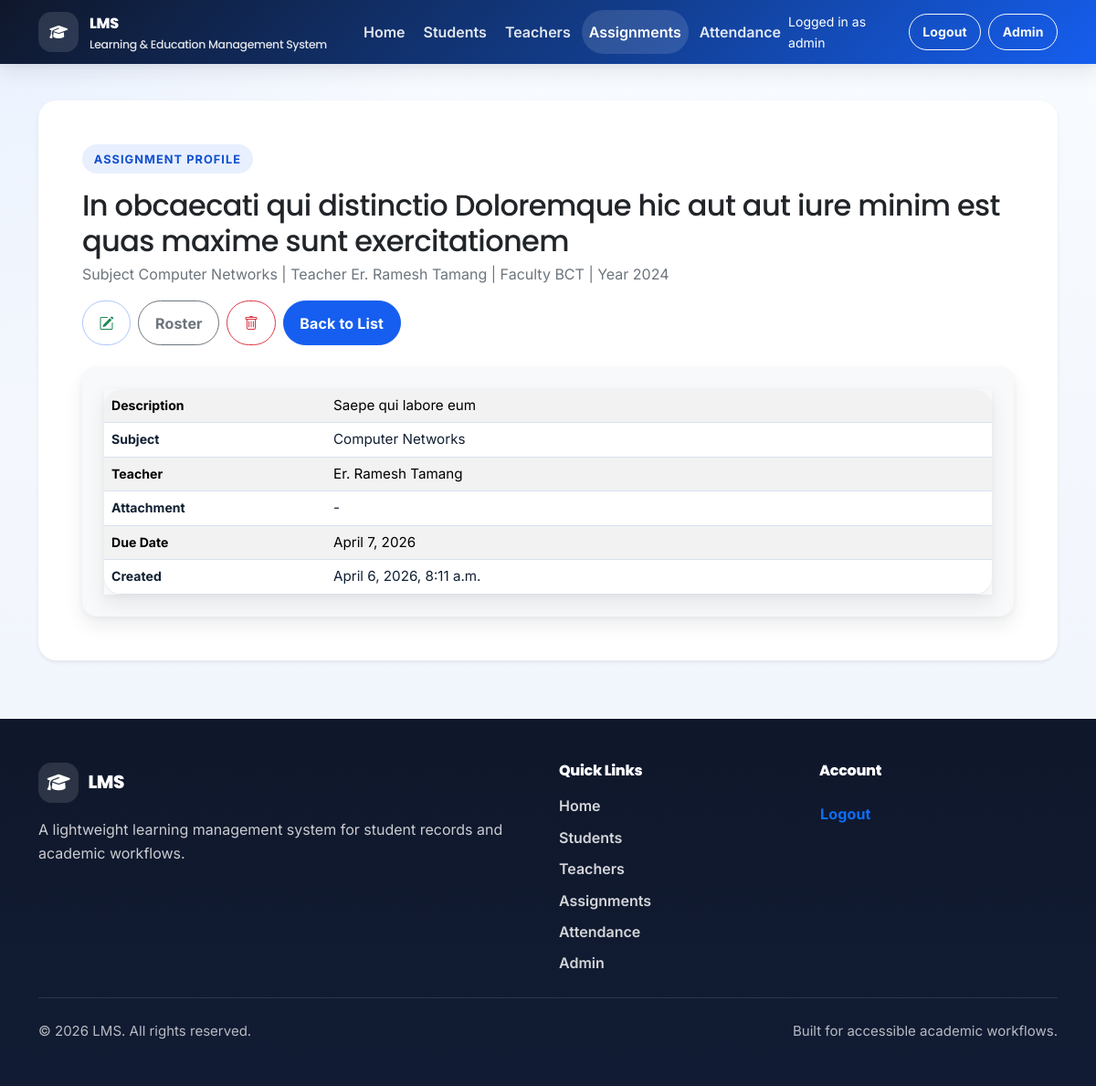
The page /assignments/3/ (signed in) on the database its author committed.
### assignment/models.py (models this page shows, shortened)
class Assignment(models.Model):
    title = models.CharField(max_length=200)
    description = models.TextField(null=True, blank=True, default=None)
    subject = models.ForeignKey(
        Subject,
        on_delete=models.SET_NULL,
        null=True,
        blank=True,
        default=None,
        related_name='assignments',
    )
    faculty = models.ForeignKey(
        Faculty,
        on_delete=models.SET_NULL,
        null=True,
        blank=True,
        default=None,
        related_name='assignments',
    )
    enrollment_batch = models.ForeignKey(
        EnrollmentYear,
        on_delete=models.SET_NULL,
        null=True,
        blank=True,
        default=None,
        related_name='assignments',
    )
    teacher = models.ForeignKey(
        Teacher,
        on_delete=models.SET_NULL,
        null=True,
        blank=True,
        default=None,
        related_name='assignments',
    )
    attachment = models.FileField(upload_to='assignment_files/', null=True, blank=True, default=None)
    due_date = models.DateField(null=True, blank=True, default=None)
    created_at = models.DateTimeField(auto_now_add=True)

### student/models.py (models this page shows)
class Subject(models.Model):
    name = models.CharField(max_length=150, unique=True)
    code = models.CharField(max_length=30, unique=True, null=True, blank=True, default=None)
    def __str__(self):
        return self.name

class Faculty(models.Model):
    name = models.CharField(max_length=150, unique=True)
    objects = FacultyManager()
    def __str__(self):
        return self.name

class EnrollmentYear(models.Model):
    year = models.PositiveIntegerField(unique=True)
    def __str__(self):
        return str(self.year)

### teacher/models.py (models this page shows)
class Teacher(models.Model):
    user = models.OneToOneField(
        User,
        on_delete=models.CASCADE,
        null=True,
        blank=True,
        default=None,
        related_name='teacher_profile',
    )
    name = models.CharField(max_length=100)
    employee_id = models.CharField(
        max_length=20, unique=True, null=True, blank=True, default=None
    )
    department = models.CharField(max_length=150, null=True, blank=True, default=None)
    qualification = models.CharField(max_length=150, null=True, blank=True, default=None)
    experience_years = models.IntegerField(null=True, blank=True, default=None)
    faculties = models.ManyToManyField(
        Faculty,
        blank=True,
        related_name='teachers',
    )
    email = models.EmailField(unique=True, null=True, blank=True, default=None)
    dp = models.ImageField(upload_to='teacher_dp/', null=True, blank=True, default=None)
    address = models.TextField(null=True, blank=True, default=None)
    joining_date = models.DateField(auto_now_add=True)
    is_first_login = models.BooleanField(default=True)
    def __str__(self):
        return self.name

### assignment/views.py (the view, shortened to what this page needs)
# urls.py: path('<int:pk>/', AssignmentDetailView.as_view(), name='assignment-detail'),
class AssignmentDetailView(LoginRequiredMixin, RoleFilteredAssignmentQuerysetMixin, DetailView):
    model = Assignment
    template_name = 'assignment/assignment_detail.html'
    context_object_name = 'assignment'
    def get_queryset(self):
        return self.get_role_filtered_queryset()
    def get_context_data(self, **kwargs):
        context = super().get_context_data(**kwargs)
        student_profile = getattr(self.request.user, 'student_profile', None)
        recipient = None
        context['student_recipient'] = recipient
        return context

### assignment/views.py (called while the page is built, shortened)
    def get_base_queryset(self):
        return Assignment.objects.select_related(
            'subject', 'teacher', 'faculty', 'enrollment_batch'
        ).prefetch_related('recipients__student')

    def get_role_filtered_queryset(self):
        queryset = self.get_base_queryset()
        user = self.request.user
        if user.is_superuser or user.is_staff:
            return queryset

### LMS/templates/assignment/assignment_detail.html (shortened to what this page needs)
{% extends 'base.html' %}
{% block content %}
<section class="container py-4">
	<div class="card shadow-sm border-0 overflow-hidden">
		<div class="card-body p-4 p-lg-5">
			<div class="d-flex flex-wrap justify-content-between align-items-start gap-3 mb-4">
				<div>
					<span class="eyebrow">Assignment profile</span>
					<h1 class="h2 mb-1">{{ assignment.title }}</h1>
					<p class="text-secondary mb-0">Subject {{ assignment.subject|default:"-" }} | Teacher {{ assignment.teacher|default:"-" }} | Faculty {{ assignment.faculty|default:"-" }} | Year {{ assignment.enrollment_batch|default:"-" }}</p>
				</div>
				<div class="d-flex flex-wrap gap-2">
				{% if can_manage_academic_records %}
				<a class="btn btn-outline-primary" href="{% url 'assignment:assignment-update' assignment.pk %}" aria-label="Edit" title="Edit"><i class="bi bi-pencil-square text-success"></i><span class="visually-hidden">Edit</span></a>
				<a class="btn btn-outline-secondary" href="{% url 'assignment:assignment-roster' assignment.pk %}">Roster</a>
				<a class="btn btn-outline-danger" href="{% url 'assignment:assignment-delete' assignment.pk %}" aria-label="Delete" title="Delete"><i class="bi bi-trash text-danger"></i><span class="visually-hidden">Delete</span></a>
				{% endif %}
					<a class="btn btn-primary" href="{% url 'assignment:assignment-list' %}">Back to List</a>
				</div>
			</div>
			<div class="detail-pane bg-light rounded-4 p-4 h-100">
				<div class="table-responsive">
					<table class="table table-compact table-striped mb-0 align-middle">
						<tbody>
							<tr>
								<th scope="row" class="w-25">Description</th>
								<td>{{ assignment.description|default:"-" }}</td>
							</tr>
							<tr>
								<th scope="row">Subject</th>
								<td>{{ assignment.subject|default:"-" }}</td>
							</tr>
							<tr>
								<th scope="row">Teacher</th>
								<td>{{ assignment.teacher|default:"-" }}</td>
							</tr>
							<tr>
								<th scope="row">Attachment</th>
								<td>
									{% if assignment.attachment %}
										<a href="{{ assignment.attachment.url }}" target="_blank" rel="noopener">Download</a>
									{% else %}
										-
									{% endif %}
								</td>
							</tr>
							<tr>
								<th scope="row">Due Date</th>
								<td>{{ assignment.due_date|date:"F j, Y"|default:"-" }}</td>
							</tr>
							<tr>
								<th scope="row">Created</th>
								<td>{{ assignment.created_at|date:"F j, Y, g:i a" }}</td>
							</tr>
						</tbody>
					</table>
				</div>
			</div>
		</div>
	</div>
</section>
{% endblock %}

### LMS/templates/base.html (shortened to what this page needs)
<!DOCTYPE html>
<html lang="en">
<head>
	{% load static %}
	<link href="https://cdn.jsdelivr.net/npm/bootstrap@5.3.7/dist/css/bootstrap.min.css" rel="stylesheet"
>
	<link rel="stylesheet" href="https://cdn.jsdelivr.net/npm/bootstrap-icons@1.11.3/font/bootstrap-icons.min.css">
	<link rel="stylesheet" href="https://cdnjs.cloudflare.com/ajax/libs/font-awesome/6.7.2/css/all.min.css"
 />
	<link rel="stylesheet" href="{% static 'css/styles.css' %}">
	<link rel="stylesheet" href="{% static 'css/lms-overrides.css' %}">
</head>
<body class="d-flex flex-column min-vh-100">
	<header class="site-header">
		<nav class="navbar navbar-expand-lg navbar-dark">
			<div class="container">
				<a class="navbar-brand" href="{% url 'home' %}" aria-label="LMS home">
					<span class="brand-icon" aria-hidden="true"><i class="fa-solid fa-graduation-cap"></i></span>
					<span class="brand-copy">
						<span class="brand-title">LMS</span>
						<span class="brand-subtitle">Learning & Education Management System</span>
					</span>
				</a>
				<div class="collapse navbar-collapse" id="primaryNav">
					{% with current_url_name=request.resolver_match.url_name current_namespace=request.resolver_match.namespace %}
					<ul class="navbar-nav me-auto mb-2 mb-lg-0 gap-lg-1">
						<li class="nav-item">
							<a class="nav-link {% if current_url_name == 'home' and not current_namespace %}active{% endif %}" href="{% url 'home' %}"
								{% if current_url_name == 'home' and not current_namespace %}aria-current="page"{% endif %}>Home</a>
						</li>
						<li class="nav-item">
							<a class="nav-link {% if current_namespace == 'student' %}active{% endif %}"
								href="{% url 'student:student-list' %}"
								{% if current_namespace == 'student' %}aria-current="page"{% endif %}>Students</a>
						</li>
						<li class="nav-item">
							<a class="nav-link {% if current_namespace == 'teacher' %}active{% endif %}"
								href="{% url 'teacher:teacher-list' %}"
								{% if current_namespace == 'teacher' %}aria-current="page"{% endif %}>Teachers</a>
						</li>
						<li class="nav-item">
							<a class="nav-link {% if current_namespace == 'assignment' %}active{% endif %}"
								href="{% url 'assignment:assignment-list' %}"
								{% if current_namespace == 'assignment' %}aria-current="page"{% endif %}>Assignments</a>
						</li>
						<li class="nav-item">
							<a class="nav-link {% if current_namespace == 'attendance' %}active{% endif %}"
								href="{% url 'attendance:attendance-list' %}"
								{% if current_namespace == 'attendance' %}aria-current="page"{% endif %}>Attendance</a>
						</li>
					</ul>
					{% endwith %}
					<ul class="navbar-nav ms-auto align-items-lg-center gap-lg-2">
						{% if request.user.is_authenticated %}
						<li class="nav-item text-white small me-lg-2">
							Logged in as {{ current_user_display_name }}
						</li>
						<li class="nav-item">
							<form method="post" action="{% url 'logout' %}" class="d-inline">
								<button type="submit" class="btn btn-outline-light btn-sm">Logout</button>
							</form>
						</li>
						{% else %}
						<li class="nav-item">
							<a class="btn btn-outline-light btn-sm" href="{% url 'login' %}">Login</a>
						</li>
						{% endif %}
						{% if request.user.is_staff or request.user.is_superuser %}
						<li class="nav-item">
							<a class="btn btn-outline-light btn-sm" href="{% url 'admin:index' %}">Admin</a>
						</li>
						{% endif %}
					</ul>
				</div>
			</div>
		</nav>
	</header>
	<main id="main-content" class="flex-grow-1">
		<div class="container pt-3">
		</div>
		{% block content %}{% endblock %}
	</main>
	<footer class="site-footer mt-auto">
		<div class="container py-5">
			<div class="row g-4">
				<div class="col-lg-6">
					<h2 class="footer-brand mb-3">
						<span class="brand-icon" aria-hidden="true"><i class="fa-solid fa-graduation-cap"></i></span>
						LMS
					</h2>
					<p class="footer-copy mb-0">
						A lightweight learning management system for student records and academic workflows.
					</p>
				</div>
				<div class="col-lg-3 col-md-6">
					<h3 class="footer-heading">Quick Links</h3>
					<ul class="footer-links list-unstyled mb-0">
						<li><a href="{% url 'home' %}">Home</a></li>
						<li><a href="{% url 'student:student-list' %}">Students</a></li>
						<li><a href="{% url 'teacher:teacher-list' %}">Teachers</a></li>
						<li><a href="{% url 'assignment:assignment-list' %}">Assignments</a></li>
						<li><a href="{% url 'attendance:attendance-list' %}">Attendance</a></li>
						{% if is_admin_like_user %}
						<li><a href="{% url 'admin:index' %}">Admin</a></li>
						{% endif %}
					</ul>
				</div>
				<div class="col-lg-3 col-md-6">
					<h3 class="footer-heading">Account</h3>
					<ul class="footer-links list-unstyled mb-0">
						{% if request.user.is_authenticated %}
						<li>
							<form method="post" action="{% url 'logout' %}" class="d-inline">
								<button type="submit" class="btn btn-link p-0 text-decoration-none">Logout</button>
							</form>
						</li>
						{% else %}
						<li><a href="{% url 'login' %}">Login</a></li>
						{% endif %}
					</ul>
				</div>
			</div>
			<div class="footer-divider my-4"></div>
			<div class="d-flex flex-column flex-md-row justify-content-between align-items-center gap-2">
				<p class="footer-note mb-0">&copy; {% now "Y" %} LMS. All rights reserved.</p>
				<p class="footer-note mb-0">Built for accessible academic workflows.</p>
			</div>
		</div>
	</footer>
</body>
</html>

### static/css/lms-overrides.css (style rules this page uses)
.eyebrow { display: inline-flex; align-items: center; gap: 0.5rem; padding: 0.35rem 0.8rem; margin-bottom: 1rem; border-radius: 999px; font-size: 0.8rem; font-weight: 700; letter-spacing: 0.08em; text-transform: uppercase; background: var(--color-primary-soft); color: var(--color-primary-hover); }
.table-responsive, .bg-white, .bg-light { box-shadow: var(--shadow-md); }
.table-compact th, .table-compact td { white-space: normal; word-break: break-word; line-height: 1.35; font-size: 0.95rem; }
.table-compact td, .table-compact th { vertical-align: top; }

### rows shown on the page
Assignment: title "In obcaecati qui distinctio Doloremque hic aut aut iure minim est quas maxime sunt exercitationem", subject "Computer Networks", teacher "Er. Ramesh Tamang", faculty "BCT", enrollment_batch "2024", description "Saepe qui labore eum", due_date "April 7, 2026", created_at "April 6, 2026, 8:11 a.m."

### other values the page prints
{{ current_user_display_name }} "admin"
